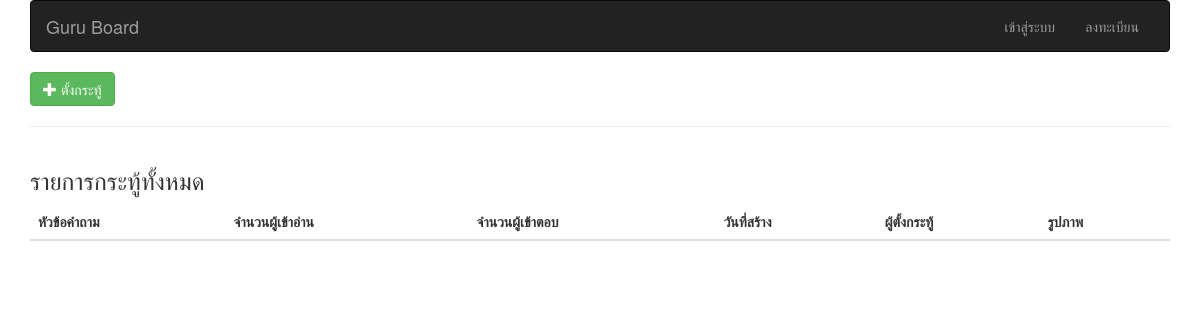
The app's page /admin_edit_index.php, older data.
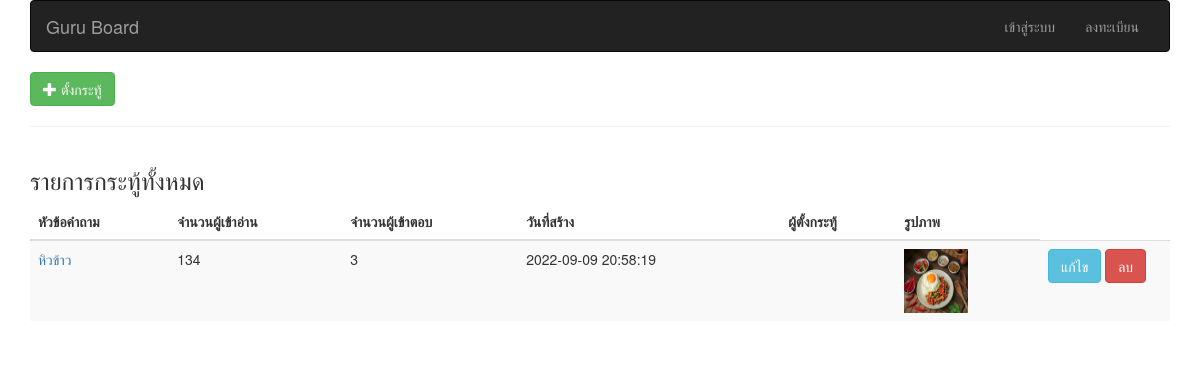
The same page, newer data.
### tables this page shows
CREATE TABLE `question` (
  `qt_id` int(11) NOT NULL,
  `qt_title` varchar(255) NOT NULL,
  `qt_detail` text NOT NULL COMMENT 'รายละเอียด',
  `qt_view` int(11) DEFAULT 0 COMMENT 'จำนวนคนเข้าอ่าน',
  `qt_reply` int(11) DEFAULT 0 COMMENT 'จำนวนคนเข้าตอบ',
  `qt_created` datetime NOT NULL COMMENT 'วันที่สร้างข้อมุล',
  `m_id` int(11) NOT NULL,
  `qt_image` varchar(100) NOT NULL
);

### admin_edit_index.php (the view)
<?php
include 'include/header.php';
?>
<body>
    <div class="container">
        <div class="row">
            <div class="col-md-12">
                <?php include 'include/top_menu.php' ?>
            </div>
        </div>
        <div class="row">
            <div class="col-md-12">
                <a class="btn btn-success" href="question_add.php" role="button"><span class="glyphicon glyphicon-plus"></span> ตั้งกระทู้</a>
            </div>
        </div>
        <hr>
        <div class="row">
            <div class="col-md-12">
                <h3>รายการกระทู้ทั้งหมด</h3>
                <div class="table-responsive">
                    <table class="table table-striped">
                        <thead>
                            <tr>
                                <th>หัวข้อคำถาม</th>
                                <th>จำนวนผู้เข้าอ่าน</th>
                                <th>จำนวนผู้เข้าตอบ</th>
                                <th>วันที่สร้าง</th>
                                <th>ผู้ตั้งกระทู้</th>
                                <th>รูปภาพ</th>
                            </tr>
                        </thead>
                        <tbody>
                            <?php
                            $sql = $db_con->prepare("SELECT * FROM question LEFT JOIN member ON (question.m_id = member.m_id) ORDER BY question.qt_id DESC");
                            $sql->execute();
                            $result = $sql->fetchAll();
                            ?>
                            <tr>
                                <?php foreach ($result as $row) { ?>
                                    <td><a href="question_reply.php?qt_id=<?php echo $row['qt_id'] ?>"><?php echo $row['qt_title'] ?></a></td>
                                    <td><?php echo $row['qt_view'] ?></td>
                                    <td><?php echo $row['qt_reply'] ?></td>
                                    <td><?php echo $row['qt_created'] ?></td>
                                    <td><?php echo $row['m_name'] ?></td>
                                    <td><?php
										if ($row["qt_image"] != null) {
										?>
											<img src="uploads/image_qt/<?php echo $row['qt_image'] ?>" width="64" height="64">
										<?php
										}
										?></td>
                                    <td width="130">
											<a class="btn btn-info" href="question_edit.php?edit=<?php echo $row["qt_id"]; ?>" role="button">แก้ไข</a>
											<a class="btn btn-danger" href="index.php?del=<?php echo $row["qt_id"]; ?>" onclick="return confirm('ท่านต้องการลบใช่หรือไม่');" role="button">ลบ</a>
									</td>
                            </tr>
                        <?php } ?>
                        </tbody>
                    </table>
                </div>
            </div>
        </div>
    </div>
</body>
</html>

Row changes from the older to the newer data that the page shows:
added question: qt_title "หิวข้าว", qt_view "134", qt_reply "3", qt_created "2022-09-09 20:58:19", qt_image (picture)
